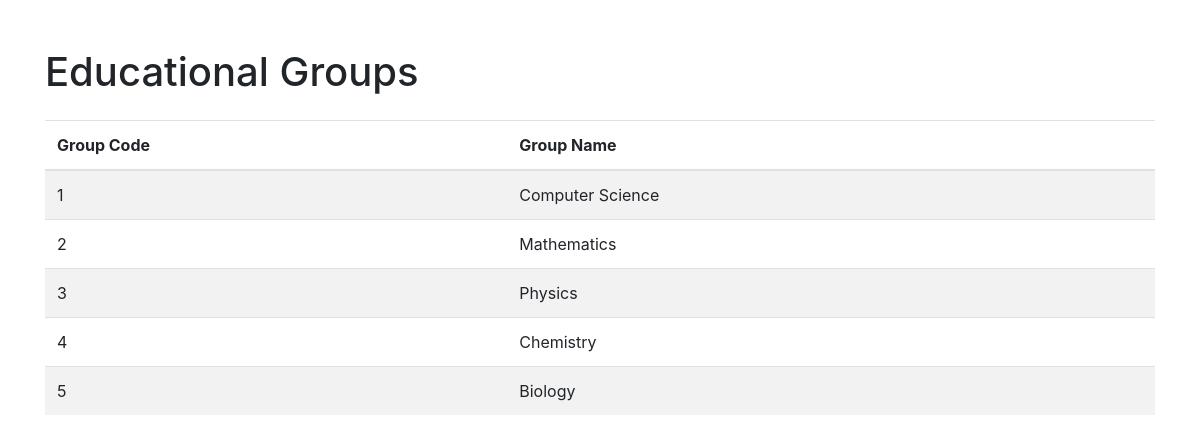
The page /educational_groups on the database its author committed.
### tables this page shows
CREATE TABLE educational_group (
                    group_code INTEGER PRIMARY KEY,
                    group_name TEXT);

### app.py (the view)
@app.route('/educational_groups', methods=['GET'])
def get_educational_groups():
    try:
        conn = get_db_connection()
        educational_groups = conn.execute('SELECT * FROM educational_group').fetchall()
        conn.close()
        app.logger.info(f'Retrieved {len(educational_groups)} educational groups')
        return render_template('educational_groups.html', educational_groups=educational_groups)
    except Exception as e:
        app.logger.error(f'Error retrieving educational groups: {str(e)}')
        return f'Error: {str(e)}', 500

### app.py (called while the page is built)
def get_db_connection():
    conn = sqlite3.connect('university.db')
    conn.row_factory = sqlite3.Row
    return conn

### templates/educational_groups.html (shortened to what this page needs)
<!DOCTYPE html>
<html lang="en">
<head>
    <link rel="stylesheet" href="https://stackpath.bootstrapcdn.com/bootstrap/4.3.1/css/bootstrap.min.css">
</head>
<body>
    <div class="container mt-5">
        <h1 class="mb-4">Educational Groups</h1>
        <table class="table table-striped">
            <thead>
                <tr>
                    <th>Group Code</th>
                    <th>Group Name</th>
                </tr>
            </thead>
            <tbody>
                {% for group in educational_groups %}
                <tr>
                    <td>{{ group.group_code }}</td>
                    <td>{{ group.group_name }}</td>
                </tr>
                {% endfor %}
            </tbody>
        </table>
    </div>
</body>
</html>

### rows shown on the page
educational_group: group_code "1", group_name "Computer Science"
educational_group: group_code "2", group_name "Mathematics"
educational_group: group_code "3", group_name "Physics"
educational_group: group_code "4", group_name "Chemistry"
educational_group: group_code "5", group_name "Biology"
